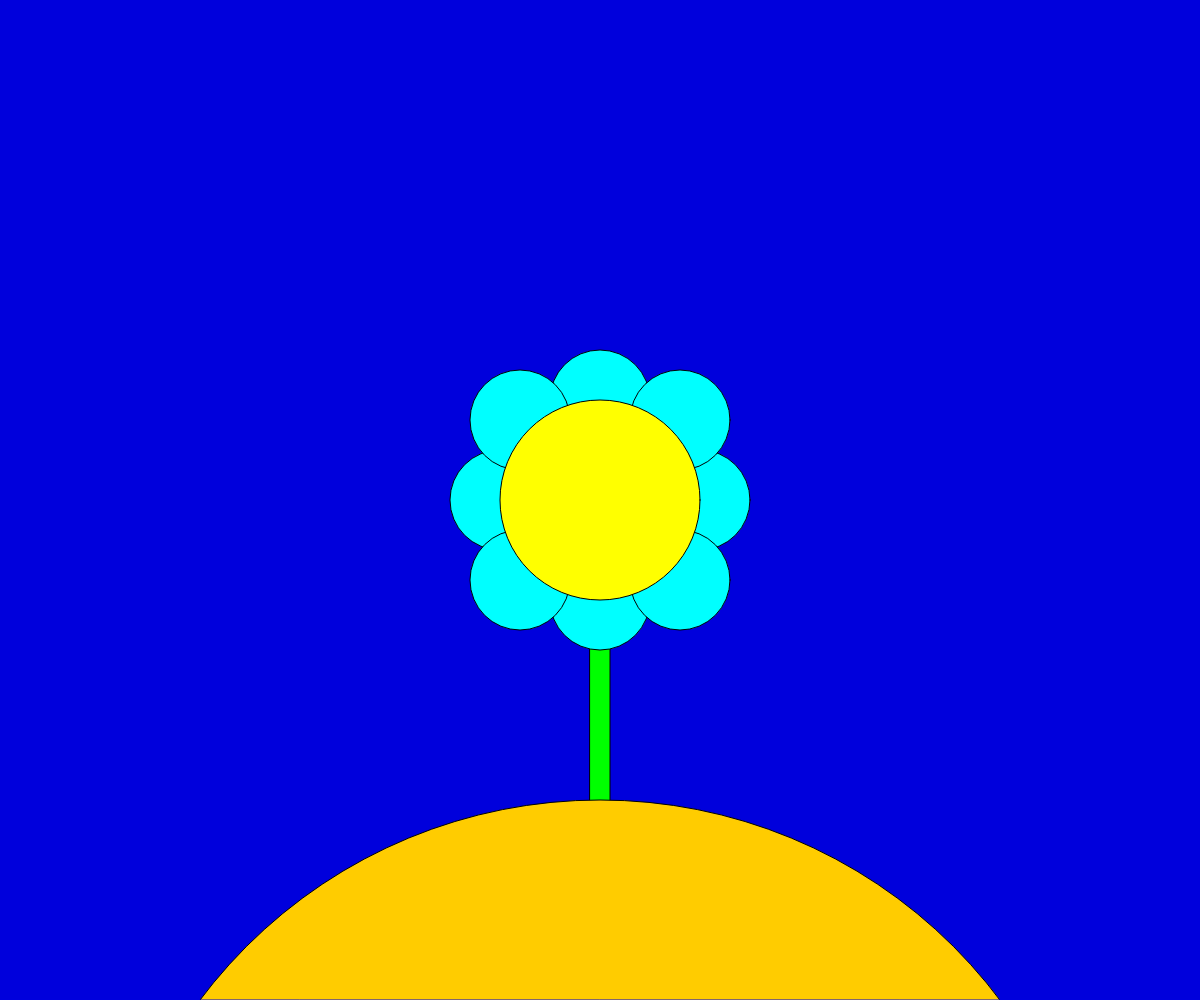
Frame 1 (no input)
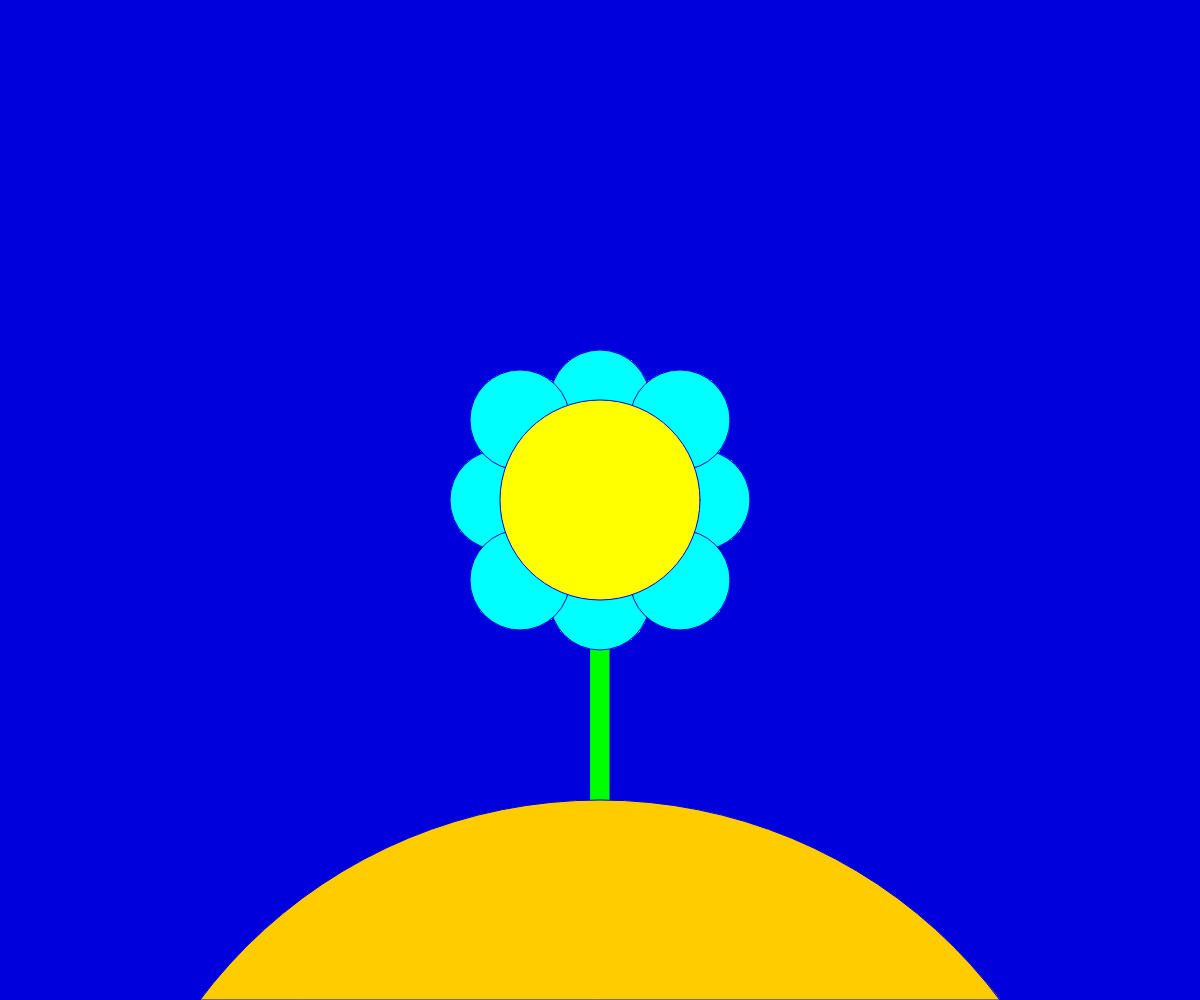
Frame 60 (no input)
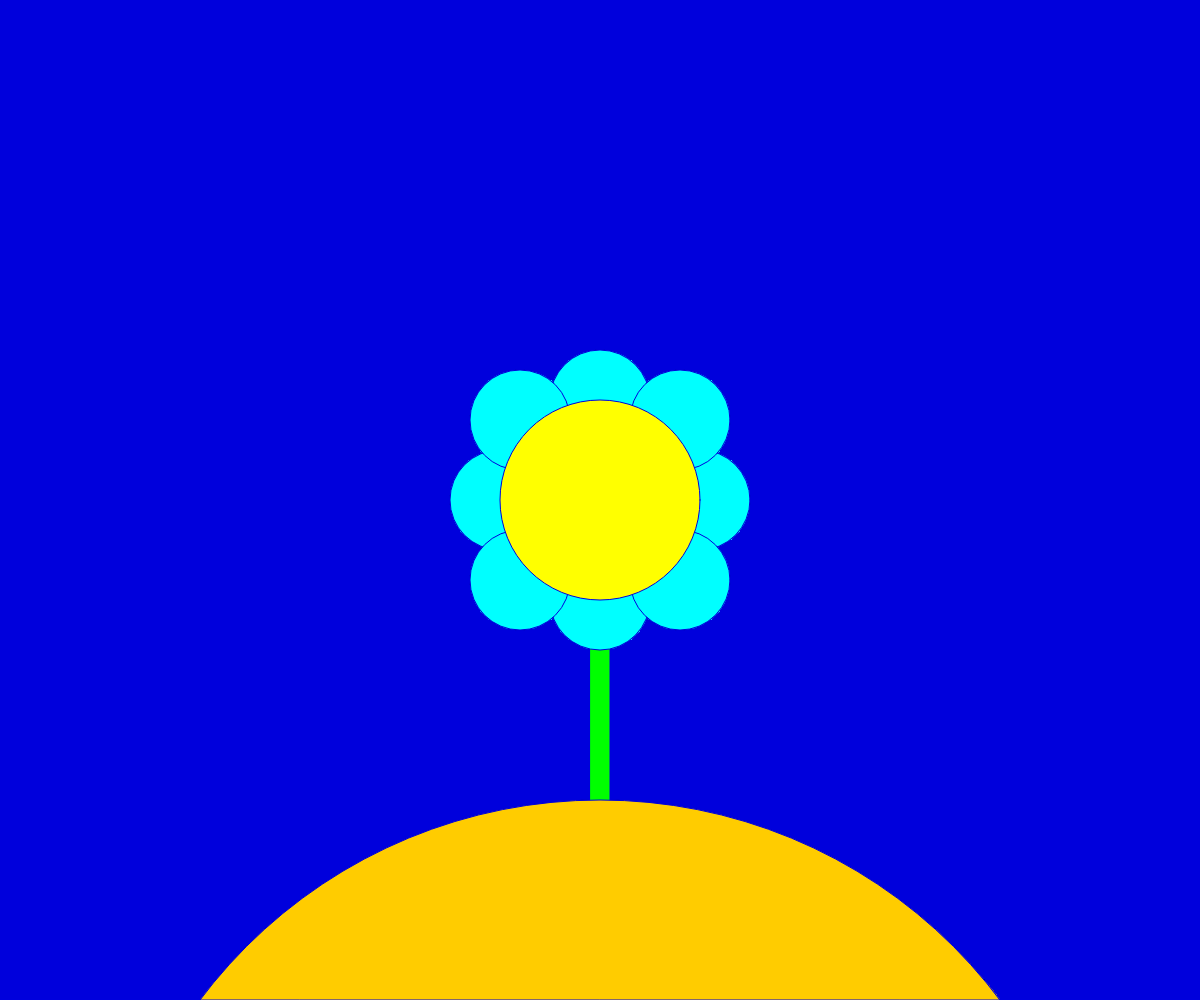
Frame 120 (the mouse pressed at the canvas centre since frame 60)

The p5.js sketch that drew these frames (run headless with seeded random() and noise() and a simulated clock; from frame 60 on, the mouse is pressed at the canvas centre):

// p5.js sketch
// ── sketch.js
let vertMiddle, horMiddle;
let rectCalculous;

function setup() {
  createCanvas(windowWidth, windowHeight);
  background(0, 0, 220);
  vertMiddle = windowHeight / 2;
  horMiddle = windowWidth / 2;
}

function draw() {
  drawFlower(200);
}

function drawFlower(flowerSize) {
  ellipseMode(CENTER);
  rectMode(CENTER);

  rectCalculous = vertMiddle + flowerSize;
  fill(0, 255, 0);
  rect(horMiddle, rectCalculous, flowerSize / 10, flowerSize * 2);
  // Petals, the beginning
  fill(0, 255, 255);
  ellipse(horMiddle, vertMiddle + flowerSize / 2, flowerSize / 2);
  ellipse(horMiddle, vertMiddle - flowerSize / 2, flowerSize / 2);
  ellipse(horMiddle + flowerSize / 2, vertMiddle, flowerSize / 2);
  ellipse(horMiddle - flowerSize / 2, vertMiddle, flowerSize / 2);
  ellipse(
    horMiddle - flowerSize / 2.5,
    vertMiddle - flowerSize / 2.5,
    flowerSize / 2
  );
  ellipse(
    horMiddle - flowerSize / 2.5,
    vertMiddle + flowerSize / 2.5,
    flowerSize / 2
  );
  ellipse(
    horMiddle + flowerSize / 2.5,
    vertMiddle - flowerSize / 2.5,
    flowerSize / 2
  );
  ellipse(
    horMiddle + flowerSize / 2.5,
    vertMiddle + flowerSize / 2.5,
    flowerSize / 2
  );
  // End of Petals
  fill(255, 204, 0);
  ellipse(horMiddle, vertMiddle + flowerSize * 4, flowerSize * 5);
  fill(255, 255, 0);
  ellipse(horMiddle, vertMiddle, flowerSize);
  fill(0, 0, 220);
  stroke(0, 0, 220);
  rect(horMiddle, vertMiddle + flowerSize * 5, windowWidth, flowerSize * 5);
}
